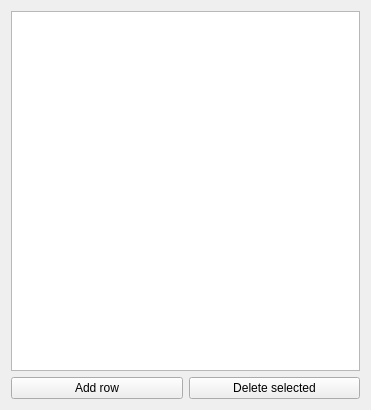
<?xml version="1.0" encoding="UTF-8"?>
<ui version="4.0">
 <class>TabWidget</class>
 <widget class="QWidget" name="TabWidget">
  <property name="geometry">
   <rect>
    <x>0</x>
    <y>0</y>
    <width>371</width>
    <height>410</height>
   </rect>
  </property>
  <property name="windowTitle">
   <string>Form</string>
  </property>
  <layout class="QVBoxLayout" name="verticalLayout">
   <item>
    <widget class="QTableView" name="tableView">
     <property name="editTriggers">
      <set>QAbstractItemView::DoubleClicked|QAbstractItemView::EditKeyPressed</set>
     </property>
    </widget>
   </item>
   <item>
    <layout class="QHBoxLayout" name="tabButtons">
     <item>
      <widget class="QPushButton" name="addRowButton">
       <property name="text">
        <string>Add row</string>
       </property>
      </widget>
     </item>
     <item>
      <widget class="QPushButton" name="deleteRowButton">
       <property name="text">
        <string>Delete selected</string>
       </property>
      </widget>
     </item>
    </layout>
   </item>
  </layout>
 </widget>
 <resources/>
 <connections/>
</ui>
